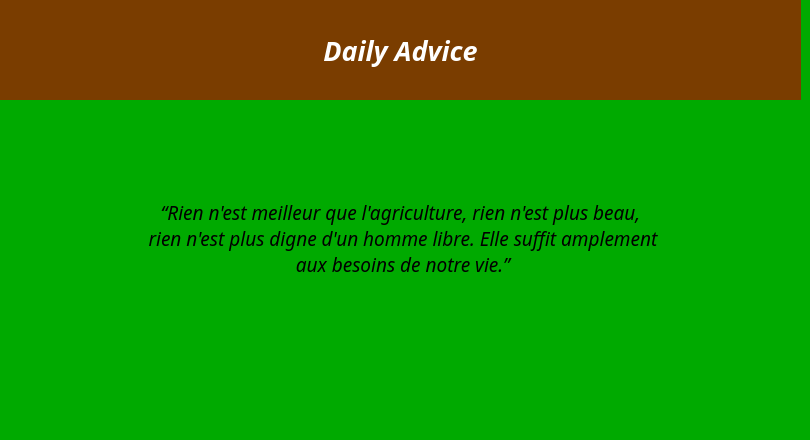
    <widget class="QWidget" name="advice_tab">
     <property name="styleSheet">
      <string notr="true">background-color: rgb(0, 170, 0);</string>
     </property>
     <attribute name="title">
      <string>Advices</string>
     </attribute>
     <widget class="QWidget" name="verticalLayoutWidget_4">
      <property name="geometry">
       <rect>
        <x>0</x>
        <y>0</y>
        <width>801</width>
        <height>431</height>
       </rect>
      </property>
      <layout class="QVBoxLayout" name="verticalLayout_4">
       <item>
        <widget class="QLabel" name="advice_title_lab">
         <property name="maximumSize">
          <size>
           <width>16777215</width>
           <height>100</height>
          </size>
         </property>
         <property name="font">
          <font>
           <family>Piboto Condensed</family>
           <pointsize>20</pointsize>
           <weight>75</weight>
           <italic>true</italic>
           <bold>true</bold>
          </font>
         </property>
         <property name="styleSheet">
          <string notr="true">background-color: rgb(122, 61, 0);
color: rgb(255, 255, 255);</string>
         </property>
         <property name="text">
          <string>Daily Advice</string>
         </property>
         <property name="alignment">
          <set>Qt::AlignCenter</set>
         </property>
        </widget>
       </item>
       <item alignment="Qt::AlignHCenter">
        <widget class="QLabel" name="advice_lab">
         <property name="maximumSize">
          <size>
           <width>600</width>
           <height>16777215</height>
          </size>
         </property>
         <property name="font">
          <font>
           <family>Piboto Condensed</family>
           <pointsize>14</pointsize>
           <italic>true</italic>
          </font>
         </property>
         <property name="text">
          <string>“Rien n'est meilleur que l'agriculture, rien n'est plus beau,
 rien n'est plus digne d'un homme libre. Elle suffit amplement
 aux besoins de notre vie.”</string>
         </property>
         <property name="alignment">
          <set>Qt::AlignCenter</set>
         </property>
        </widget>
       </item>
       <item>
        <spacer name="verticalSpacer">
         <property name="orientation">
          <enum>Qt::Vertical</enum>
         </property>
         <property name="sizeType">
          <enum>QSizePolicy::Fixed</enum>
         </property>
         <property name="sizeHint" stdset="0">
          <size>
           <width>20</width>
           <height>60</height>
          </size>
         </property>
        </spacer>
       </item>
      </layout>
     </widget>
    </widget>
